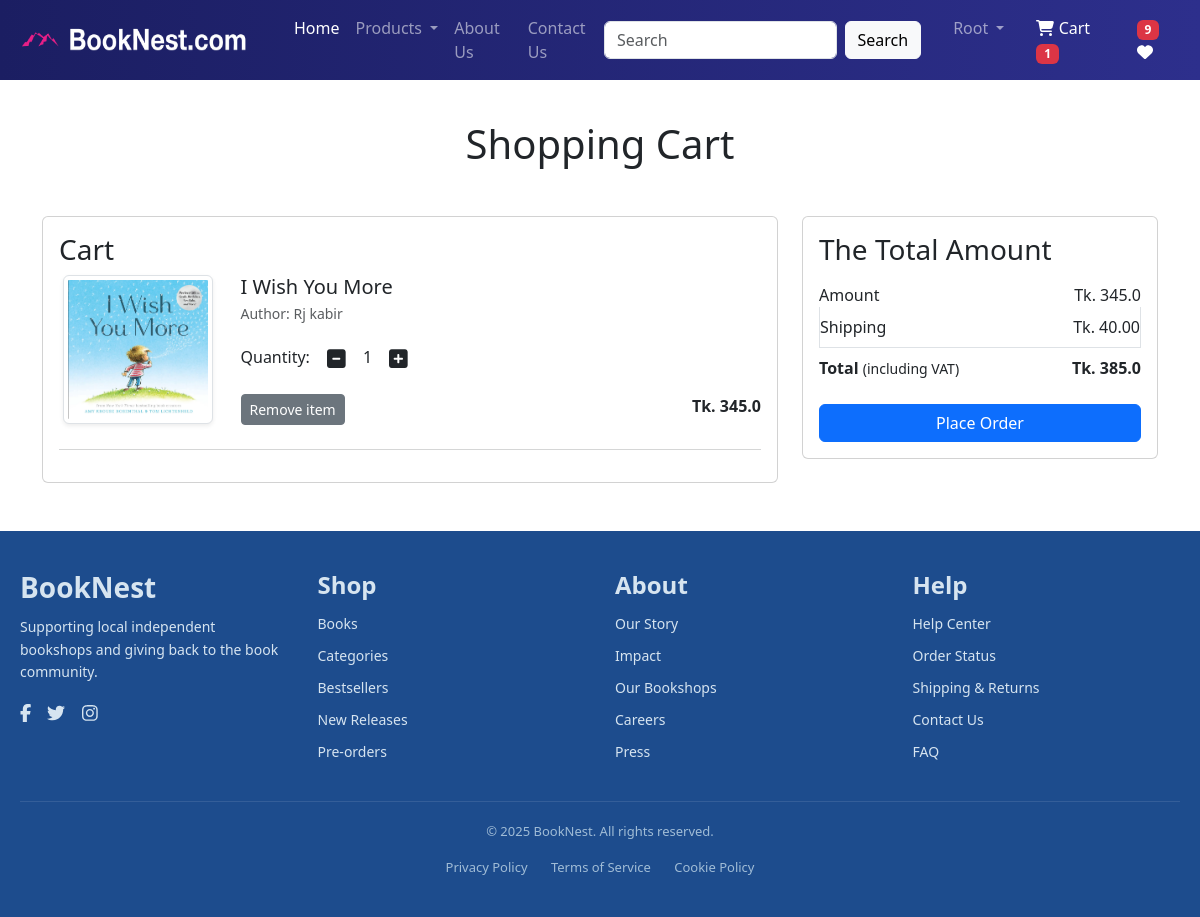
/cart/ (signed in), run on an earlier commit of the app's database.
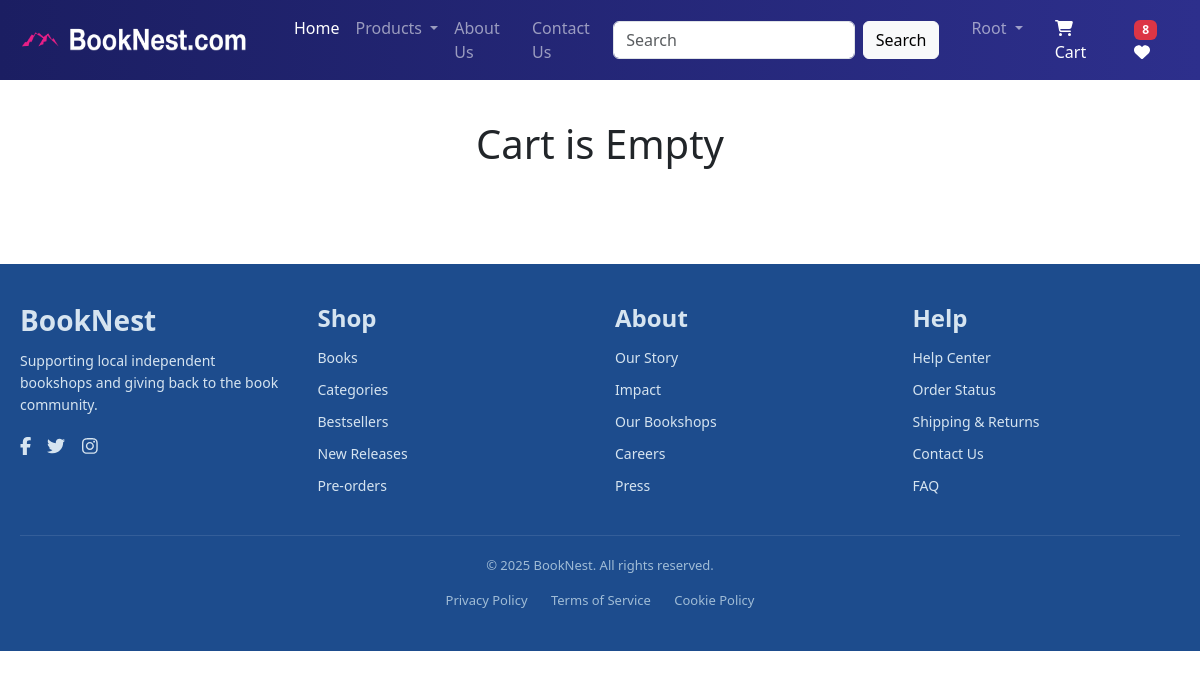
And on a later commit of the database.
### app/models.py (models this page shows, shortened)
class Cart(models.Model):
   user = models.ForeignKey(User, on_delete=models.CASCADE)
   product=models.ForeignKey(Product, on_delete=models.CASCADE)
   quantity=models.PositiveIntegerField(default=1)

class Product(models.Model):
    title = models.CharField(max_length=100)
    selling_price = models.FloatField()
    discounted_price = models.FloatField()
    description = models.TextField()
    composition = models.TextField(default="")
    author = models.CharField(max_length=100, blank=True, null=True)
    prodapp = models.TextField(default="")
    category = models.CharField(choices=CATEGORY_CHOICES, max_length=2)
    product_image = models.ImageField(upload_to='product/')
    format = models.CharField(max_length=50, default='Hardcover')
    pages = models.IntegerField(default=100)
    dimensions = models.CharField(max_length=100, default='6.25 × 9.25 inches')
    publication_date = models.DateField(null=True, blank=True)
    isbn = models.CharField(max_length=20, default='000-0000000000')
    language = models.CharField(max_length=50, default='English')

### app/views.py (the view)
# urls.py: path('cart/', views.show_cart, name='showcart'),
@login_required
def show_cart(request):
    user = request.user
    cart = Cart.objects.filter(user=user)
    amount = 0
    for p in cart:
        value = p.quantity * p.product.discounted_price
        amount += value
    totalamount = amount + 40
    totalitem = 0
    wishlist = 0
    if request.user.is_authenticated:
        totalitem = len(Cart.objects.filter(user=request.user))
        wishitem = len(Wishlist.objects.filter(user=request.user))
    return render(request, 'app/addtocart.html', locals())

### app/templates/app/addtocart.html (shortened to what this page needs)
{% extends 'app/base.html' %}
{% load static %}
{% block main-content %}
<div class="container my-5">
  <div class="row">
    {% if cart %}
    <h1 class="text-center mb-5">Shopping Cart</h1>
    <div class="col-sm-8">
      <div class="card">
        <div class="card-body">
          <h3>Cart</h3>
          {% for item in cart %}
          <div class="row mb-4">
            <div class="col-sm-3 text-center align-self-center">
              <img src="{{ item.product.product_image.url }}" class="img-fluid img-thumbnail shadow-sm" height="150" width="150" alt="">
            </div>
            <div class="col-sm-9">
              <h5 class="mb-1">{{ item.product.title }}</h5>
              <p class="mb-2 text-muted small">Author: {{ item.product.author }}</p>
              <div class="my-3">
                <label for="quantity">Quantity:</label>
                <a class="minus-cart btn" pid="{{ item.product.id }}"><i class="fas fa-minus-square fa-lg"></i></a>
                <span id="quantity">{{ item.quantity }}</span>
                <a class="plus-cart btn" pid="{{ item.product.id }}"><i class="fas fa-plus-square fa-lg"></i></a>
              </div>
              <div class="d-flex justify-content-between">
                <a href="#" class="remove-cart btn btn-sm btn-secondary mr-3" pid="{{ item.product.id }}">Remove item</a>
                <p class="mb-0"><strong>Tk. {{ item.product.discounted_price }}</strong></p>
              </div>
            </div>
          </div>
          <hr class="text-muted">
          {% endfor %}
        </div>
      </div>
    </div>
    <div class="col-sm-4">
      <div class="card">
        <div class="card-body">
          <h3>The Total Amount</h3>
          <ul class="list-group">
            <li class="list-group-item d-flex justify-content-between align-items-center border-0 px-0 pb-0">
              Amount <span id="amount">Tk. {{ amount }}</span>
            </li>
            <li class="list-group-item d-flex justify-content-between align-items-center px-0">
              Shipping <span>Tk. 40.00</span>
            </li>
            <li class="list-group-item d-flex justify-content-between align-items-center border-0 px-0 mb-3">
              <div><strong>Total</strong> <small>(including VAT)</small></div>
              <span id="totalamount"><strong>Tk. {{ totalamount }}</strong></span>
            </li>
          </ul>
          <div class="d-grid">
            <a href="{% url 'checkout' %}" class="btn btn-primary">Place Order</a>
          </div>
        </div>
      </div>
    </div>
    {% else %}
    <h1 class="text-center mb-5">Cart is Empty</h1>
    {% endif %}
  </div>
</div>
{% endblock main-content %}

### app/templates/app/base.html (shortened to what the changed rows need)
<!DOCTYPE html>
{% load static %}
<html lang="en">
<head>
    <link href="https://cdn.jsdelivr.net/npm/bootstrap@5.3.5/dist/css/bootstrap.min.css" rel="stylesheet">
    <link rel="stylesheet" href="{% static 'app/css/owl.carousel.min.css' %}">
    <link rel="stylesheet" href="{% static 'app/css/all.min.css' %}">
    <link rel="stylesheet" href="{% static 'app/css/style.css' %}">
</head>
<body>
  <nav class="navbar navbar-expand-lg navbar-dark navbar-gradient fixed-top">
        <div class="container-fluid">
           <div class="collapse navbar-collapse" id="navbarSupportedContent">
            <ul class="navbar-nav mb-2 mb-lg-0 ms-3">
              {% if request.user.is_authenticated %}
              <li class="nav-item mx-2">
                <a href="{% url 'showcart' %}" class="nav-link text-white position-relative">
                  <i class="fa fa-shopping-cart"></i> Cart
                  {% if totalitem > 0 %}
                      <span class="badge bg-danger">
                          {{ totalitem }}
                      </span>
                  {% endif %}
              </a>
              </li>
              <li class="nav-item mx-2">
                <a href="#" class="nav-link text-white">
                    <span class="badge bg-danger">
                        {% if wishitem > 0 %} {{ wishitem }} {% endif %}
                    </span>
                    <i class="fa fa-heart"></i>
                </a>
            </li>
              {% endif %}
            </ul>
          </div>
        </div>
    </nav>
<br><br><br>
    {% block main-content %}{% endblock main-content %}
</body>
</html>

What changed in the data, as far as the page shows it:
removed Cart: product.product_image (picture), product "I Wish You More", product.author "Rj kabir", quantity "1", product.discounted_price "345.0"
Also different on the page:
{{ wishitem }}: "9" → "8"
{{ totalitem }}: "1" → (not shown)
{{ amount }}: "345.0" → (not shown)
{{ totalamount }}: "385.0" → (not shown)
text no longer shown: "Shopping Cart Cart The Total Amount Amount Tk. Shipping Tk. 40.00 Total (including VAT) Tk. Place Order"
text now shown: "Cart is Empty"
